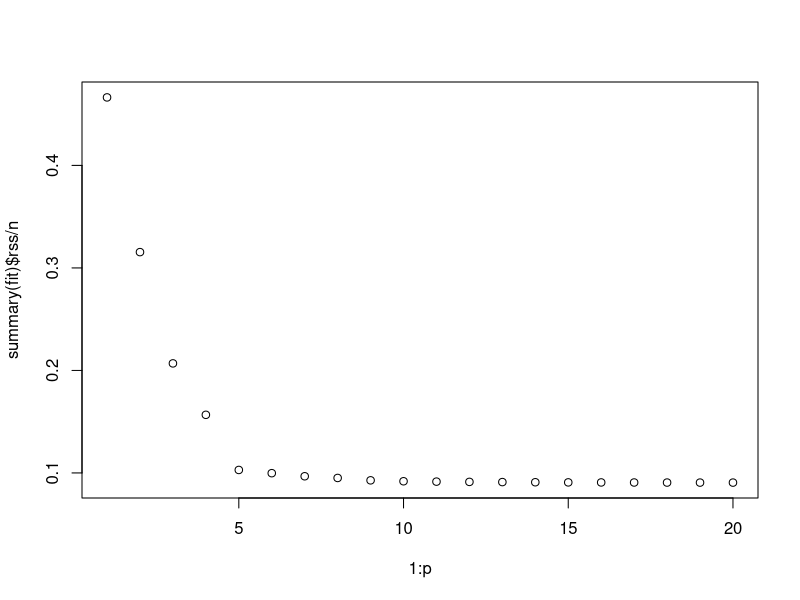

This figure's R source: (Note: this script raises an error after producing the figure.)
## ---- chunk 1
set.seed(123)
p = 20
n = 1000
X = matrix(rnorm(p*n), ncol=p)
beta = c(rep(1,p/4),rep(0,3*p/4))
y = X%*%beta + rnorm(n)
## ---- chunk 2
combi = data.frame(y=y, X=X)
train = combi[1:100,]
test = combi[101:1000,]
## ---- chunk 3
library(leaps)
fit <- regsubsets(y ~ .,train, nvmax=p)
plot(1:p, summary(fit)$rss/n)
## ---- chunk 4
predict.regsubsets =function(object ,newdata ,id ,...){
form=as.formula(object$call[[2]])
mat=model.matrix(form, newdata)
coefi =coef(object, id=id)
xvars =names(coefi)
mat[,xvars]%*%coefi
}

MSE.te = vector()
for (k in 1:p){
yhat = predict.regsubsets(fit, newdata=test, id=k)
MSE.te[k] = mean( (yhat - test$y)^2 )
}
plot(1:p,MSE.te)
## ---- chunk 5
k = which.min(MSE.te)
k
## ---- chunk 6
X = matrix(c(0, 3, 0,
             2, 0, 0, 
             0, 1, 3, 
             0, 1, 2,
            -1, 0, 1,
             1, 1, 1), 
          byrow=TRUE, nrow=6)
y = c("red","red","red","green","green","red")
dist = apply(X,1, function(x) sqrt(sum(x^2)) )
dist
## ---- chunk 7
y[which.min(dist)]
## ---- chunk 8
K = 3
freq = table(y[sort(dist, index.return=T)$ix[1:K]])
names(freq)[which.max(freq)]
